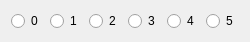
       <widget class="QWidget" name="layoutWidget_21">
        <property name="geometry">
         <rect>
          <x>340</x>
          <y>210</y>
          <width>250</width>
          <height>20</height>
         </rect>
        </property>
        <layout class="QHBoxLayout" name="horizontalLayout_13">
         <item>
          <widget class="QRadioButton" name="radioButton_63">
           <property name="text">
            <string>0</string>
           </property>
          </widget>
         </item>
         <item>
          <widget class="QRadioButton" name="radioButton_64">
           <property name="text">
            <string>1</string>
           </property>
          </widget>
         </item>
         <item>
          <widget class="QRadioButton" name="radioButton_65">
           <property name="text">
            <string>2</string>
           </property>
          </widget>
         </item>
         <item>
          <widget class="QRadioButton" name="radioButton_66">
           <property name="text">
            <string>3</string>
           </property>
          </widget>
         </item>
         <item>
          <widget class="QRadioButton" name="radioButton_67">
           <property name="text">
            <string>4</string>
           </property>
          </widget>
         </item>
         <item>
          <widget class="QRadioButton" name="radioButton_68">
           <property name="text">
            <string>5</string>
           </property>
          </widget>
         </item>
        </layout>
       </widget>
